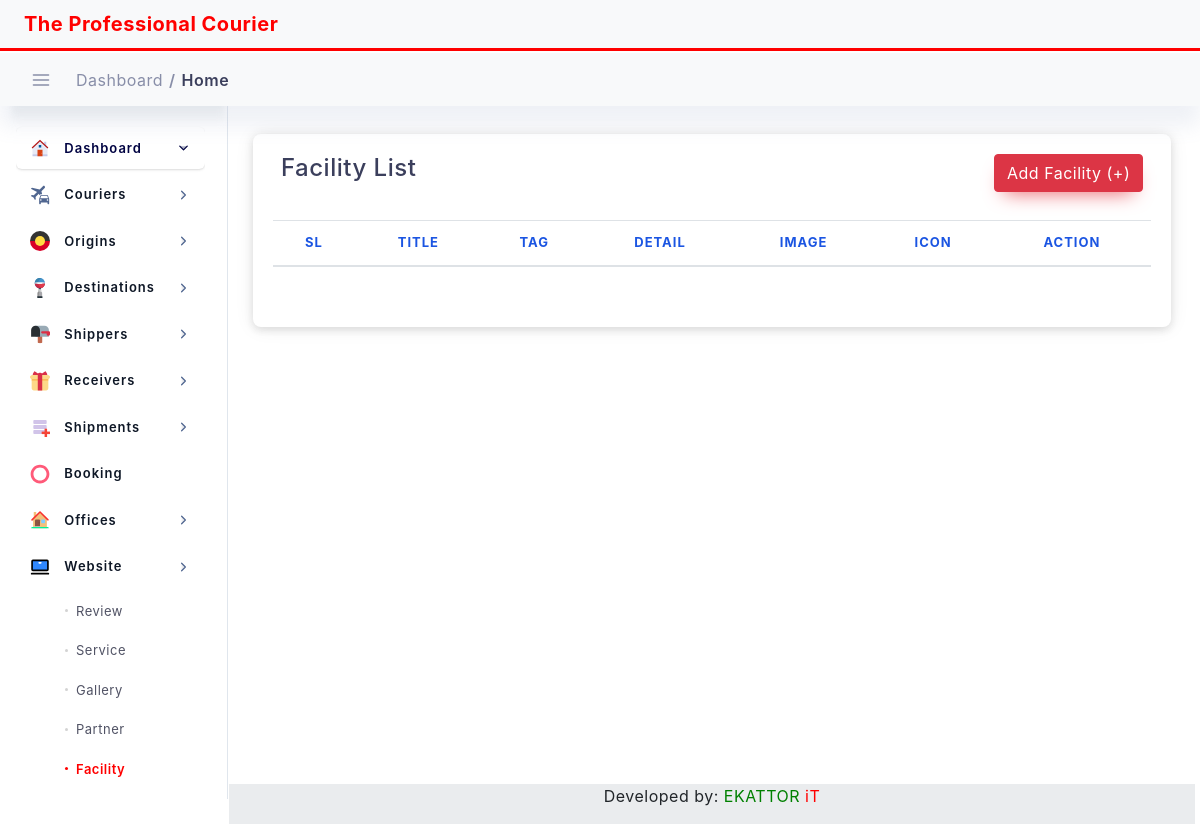
Page /facility_list on the earlier database version.
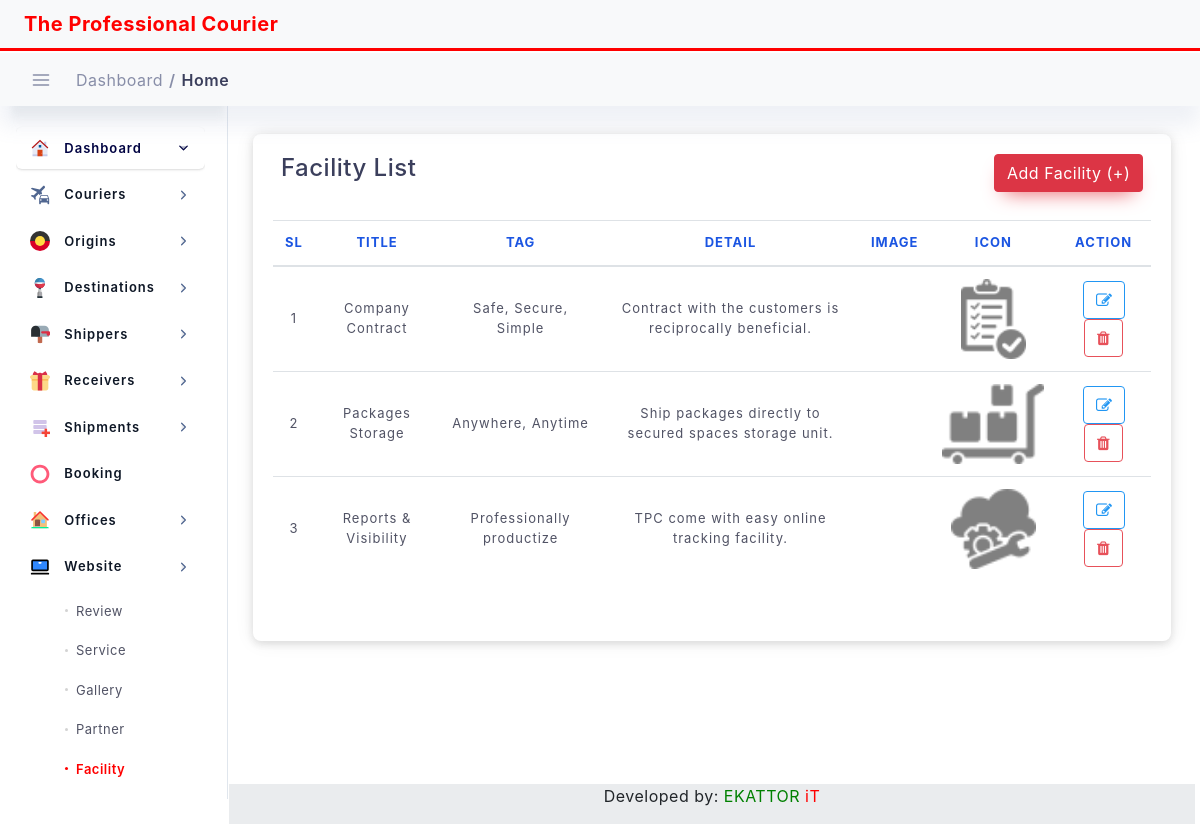
Same page on the later database version.
### webApp/models.py (models this page shows, shortened)
class Facility(models.Model):
    title = models.CharField(max_length=100)
    detail = models.CharField(max_length=500)
    tag = models.CharField(max_length=100, null=True)
    image = models.ImageField(upload_to='facility')
    icon = models.ImageField(upload_to='facility', blank=True)

### webApp/views.py (the view)
# urls.py: path('facility_list', views.FacilityList.as_view(), name="facility-list"),
class FacilityList(ListView):
    model = Facility
    template_name = 'web_data/facility_list.html'
    context_object_name = 'facility'
    def get_context_data(self, **kwargs):
        context = super().get_context_data(**kwargs)
        context["title"] = "Facility List"
        context["nav_bar"] = "facility"
        context['facility'] = self.model.objects.all().order_by('-id')
        return context

### templates/web_data/facility_list.html (shortened to what this page needs)
{% extends "base.html" %}
{% load static %}
{% block content %}
<div class="col-lg-12 p-4">
    <div class="statbox widget box box-shadow">
        <div class="widget-header">
            <div class="row">
                <div class="mb-1 col-lg-8">
                    <h4>Facility List</h4>
                </div>
                <div class="mb-1 col-lg-4">
                    <a href="{% url 'new-facility' %}" class="btn btn-danger float-right">Add Facility (+)</a>
                </div>
            </div>
        </div>
        <br>
        <div class="scrollme">
            <table id="dataTable" class="table table-hover">
                <thead>
                <tr>
                    <th style="text-align:center">SL</th>
                    <th style="text-align:center">Title</th>
                    <th style="text-align:center">Tag</th>
                    <th style="text-align:center">Detail</th>
                    <th style="text-align:center">Image</th>
                    <th style="text-align:center">Icon</th>
                    <th style="text-align:center">Action</th>
                </tr>
                </thead>
                <tbody>
                {% for item in facility %}
                <tr>
                    <td style="text-align:center">{{forloop.counter}}</td>
                    <td style="text-align:center">{{item.title}}</td>
                    <td style="text-align:center">{{item.tag}}</td>
                    <td style="text-align:center">{{item.detail}}</td>
                    <td style="text-align:center"><img src="{{ item.image.url }}" alt=""  height="80" /></td>
                    <td style="text-align:center">{% if item.icon %}<img src="{{ item.icon.url }}" alt="" height="80" />{% else %} N/A {% endif %}</td>
                    <td style="text-align:center">
                       <a href="{% url 'update-facility' item.id %}">
                            <button class="btn btn-outline-info"><i class="fa fa-edit"> </i></button>
                       </a>
                        <button class="btn btn-outline-danger" data-toggle="modal"
                                            data-target="#deletemodal{{item.id}}">
                                        <i class="fa fa-trash"></i>
                        </button>
                    </td>
                </tr>
                {% endfor %}
                </tbody>
            </table>
            <div class="d-flex justify-content-center">
            </div>
        </div>
    </div>
</div>
{% endblock content %}

Differences in the rows shown:
added Facility: title "Company Contract", tag "Safe, Secure, Simple", detail "Contract with the customers is reciprocally beneficial.", icon (picture)
added Facility: title "Packages Storage", tag "Anywhere, Anytime", detail "Ship packages directly to secured spaces storage unit.", icon (picture)
added Facility: title "Reports & Visibility", tag "Professionally productize", detail "TPC come with easy online tracking facility.", icon (picture)
